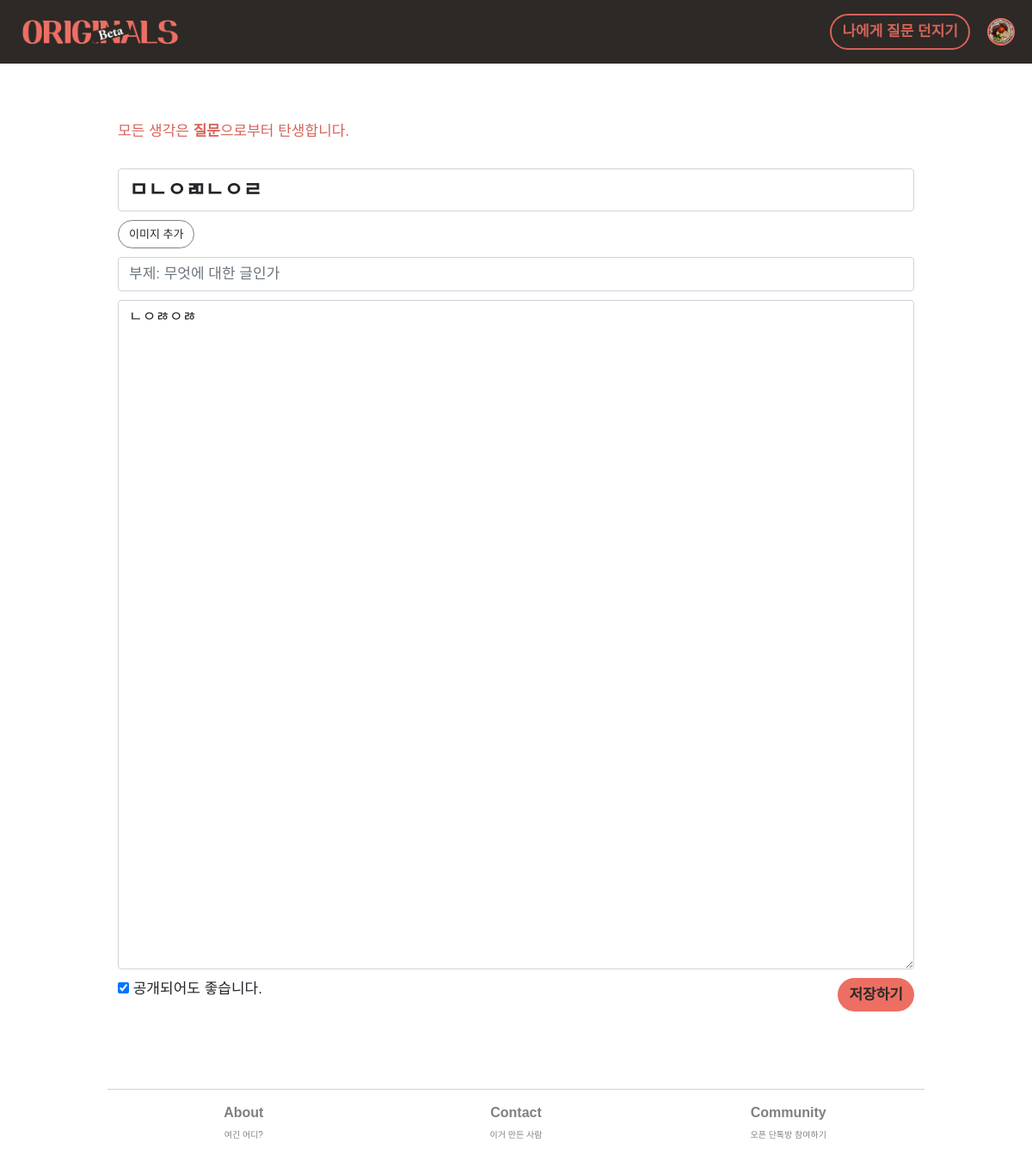
The page /self-answer/edit/5 (signed in) on the database as committed earlier.
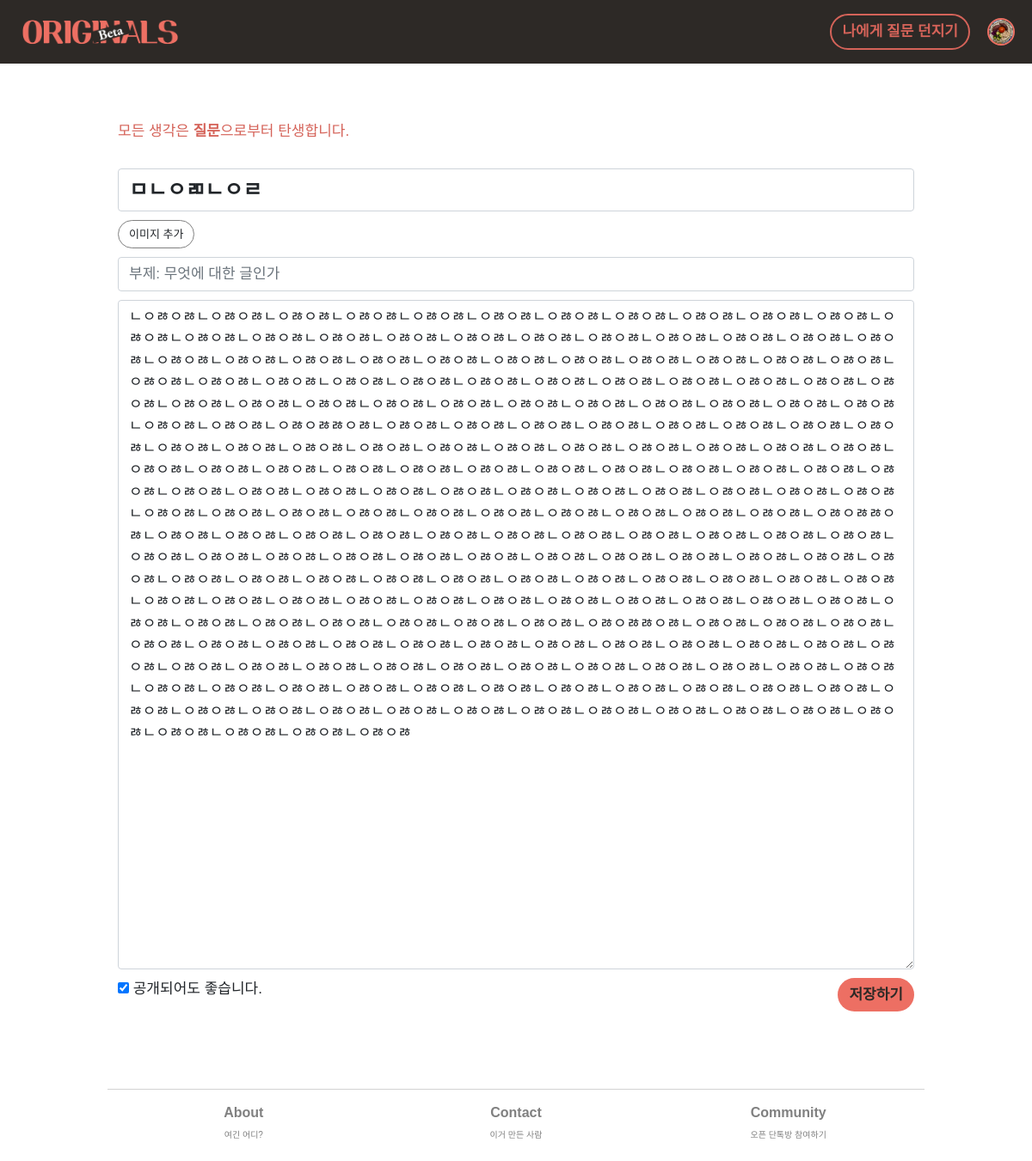
The same page on the database as committed later.
### main/models.py (models this page shows, shortened)
class AnswersForFromSelf(models.Model):
    objects = models.Manager()
    type = models.CharField(max_length=10, default='self', blank=True)
    question_id = models.ForeignKey(QuestionsFromSelf, on_delete=models.CASCADE, related_name='answerforfromself', null=False, default=None)
    author_id = models.ForeignKey(User, on_delete=models.CASCADE, related_name='answerforfromself', null=False)
    subtitle = models.CharField(max_length=100, blank=True)
    body = models.CharField(max_length=10000, blank=True) # 답변을 하지 않고 저장하는 경우--null=True 필요없나?
    image = models.ImageField(null=True, blank=True, upload_to='answer_img')
    created_at = models.DateField(auto_now_add=True)
    updated_at = models.DateField(auto_now_add=False)
    created_at_time = models.DateTimeField(auto_now_add=True, null=True, blank=True)
    is_shared = models.BooleanField(default=True)
    on_magazine = models.BooleanField(default=False)

### main/views.py (the view)
# urls.py: path('self-answer/edit/<int:ans_self_id>', views.update_ans_self, name="update-answer-from-myself"),
@login_required(login_url="/login")
def update_ans_self(request, ans_self_id):
    navbar_context = navbar(request)
    ans_to_update = AnswersForFromSelf.objects.get(id = ans_self_id)
    ques_to_update = QuestionsFromSelf.objects.get(id=ans_to_update.question_id.id)
    ques_form = QuestionsFromSelfForm(request.POST, request.FILES)
    ans_form = AnswersForFromSelfForm(request.POST, request.FILES)
    if request.method == 'POST':
        if ques_form.is_valid():
            ques_instance = ques_form.save(commit=False)
            ques_to_update.title = ques_instance.title
            if ques_instance.image:
                ques_to_update.image = ques_instance.image
            else:
                pass
            ques_to_update.save()
        if ans_form.is_valid():
            ans_instance = ans_form.save(commit=False)
            ans_to_update.updated_at = str(today)
            ans_to_update.subtitle = ans_instance.subtitle
            ans_to_update.body = ans_instance.body
            ans_to_update.is_shared = ans_instance.is_shared
            ans_to_update.save()
            ans_self_id = ans_to_update.id
        return redirect('/self-answer/{ans_id}'.format(ans_id=ans_self_id))
    else:
        mode = 'update'
        ques_form = QuestionsFromSelfForm(instance=ques_to_update)
        ans_form = AnswersForFromSelfForm(instance=ans_to_update)
        pre_context = {
            'ques_form' : ques_form,
            'ans_form' : ans_form,
            'mode' : mode,
        }
        context = {**pre_context, **navbar_context}
        return render(request, 'main/C_ans_self.html', context)

### main/forms.py
class QuestionsFromSelfForm(forms.ModelForm):
    title = forms.CharField(label="", required=False, widget=forms.TextInput( ## Validation은 클라에서 진행
        attrs={
            'placeholder' : '내가 나에게 던지는 질문',
        }))
    image = forms.ImageField(label="", required=False)
    class Meta:
        model = QuestionsFromSelf
        fields = ('title', 'image')

class AnswersForFromSelfForm(forms.ModelForm):
    subtitle = forms.CharField(label="", required=False, widget=forms.TextInput(
        attrs={
            'placeholder' : '부제: 무엇에 대한 글인가',
            'style':'font-size:1.063rem;'
        }
    ))
    body = forms.CharField(label="", required=False, widget=forms.Textarea(
        attrs={
            'placeholder' : '나의 생각이 곧 나의 정답',
            'style':'font-size:1.063rem;',
            'rows' : 30
        }
    ))
    is_shared =forms.BooleanField(label="", required=False)
    class Meta:
        model = AnswersForFromSelf
        fields = ('subtitle', 'body', 'is_shared')

### main/templates/main/C_ans_self.html (shortened to what this page needs)
{% extends 'main/base.html' %}
{% load crispy_forms_tags %}
{% block content %}
<div class="row-h-80"></div>
<div class="row">
    <div class="col">
        <div class="text-m bold" style="color:#d56359;">모든 생각은 <span class="bolder">질문</span>으로부터 탄생합니다.</div>
    </div>
</div>
{% if mode == 'create' %}
<div class="row">
    <div class="col">
        <form method='post' class='form-group' onsubmit="return validateForm()"enctype='multipart/form-data'> {% csrf_token %}
            <div class="row">
                <div class="col text-l" id='input-self-title'>
                    {{ques_form.title|as_crispy_field}}
                </div>
            </div>
            <div class="row">
                <div class="col left">
                    <button type='button' onclick="ShowImageField()" class="btn btn-menial" id='show_img_field'>이미지 추가</button>
                    {{ques_form.image|as_crispy_field}}
                </div>
            </div>
            <div class="row">
                <div class="col text-s">
                    {{ans_form.subtitle|as_crispy_field}}
                </div>
            </div>
            <div class="row">
                <div class="col text-s textbunch">
                    {{ans_form.body|as_crispy_field}}
                </div>
            </div>
            <div class="row">
                <div class="col-6 left text-m">
                    {{ans_form.is_shared}} 공개되어도 좋습니다.
                </div>
                <div class="col-6 right">
                    <button class='btn btn-primary' type="submit">저장하기</button>
                </div>
            </div>
        </form>
    </div>
</div>
{% elif mode == 'update' %}
<div class="row">
    <div class="col">
        <form method='post' class='form-group' onsubmit="return validateForm()"enctype='multipart/form-data'> {% csrf_token %}
            <div class="row">
                <div class="col text-s">
                    {{ques_form.title|as_crispy_field}}
                </div>
            </div>
            <div class="row">
                <div class="col left">
                    <button type='button' onclick="ShowImageField()" class="btn btn-menial" id='show_img_field'>이미지 추가</button>
                </div>
            </div>
            <div class="row">
                <div class="col text-s">
                    {{ans_form.subtitle|as_crispy_field}}
                </div>
            </div>
            <div class="row">
                <div class="col text-s textbunch">
                    {{ans_form.body|as_crispy_field}}
                </div>
            </div>
            <div class="row">
                <div class="col-6 left text-m">
                    {{ans_form.is_shared}} 공개되어도 좋습니다.
                </div>
                <div class="col-6 right">
                    <button class='btn btn-primary' type="submit">저장하기</button>
                </div>
            </div>
        </form>
    </div>
</div>
{% endif %}
{% endblock %}

Rows that differ between the two databases and show on the page:
changed AnswersForFromSelf: body "ㄴㅇㅀㅇㅀ" → "ㄴㅇㅀㅇㅀㄴㅇㅀㅇㅀㄴㅇㅀㅇㅀㄴㅇㅀㅇㅀㄴㅇㅀㅇㅀㄴㅇㅀㅇㅀㄴㅇㅀㅇㅀㄴㅇㅀㅇㅀㄴㅇㅀㅇㅀㄴㅇㅀㅇㅀㄴㅇㅀㅇㅀㄴㅇㅀㅇㅀㄴㅇㅀㅇㅀㄴㅇㅀㅇㅀㄴㅇㅀㅇㅀㄴㅇㅀㅇㅀㄴㅇㅀㅇㅀㄴㅇㅀㅇㅀㄴㅇㅀㅇㅀㄴㅇㅀㅇㅀㄴㅇㅀㅇㅀㄴㅇㅀㅇㅀㄴㅇㅀㅇㅀㄴㅇㅀㅇㅀㄴㅇㅀㅇㅀㄴㅇㅀㅇㅀㄴㅇㅀㅇㅀㄴㅇㅀㅇㅀㄴㅇㅀㅇㅀㄴㅇㅀㅇㅀㄴㅇㅀㅇㅀㄴㅇㅀㅇㅀㄴㅇㅀㅇㅀㄴㅇㅀㅇㅀㄴㅇㅀㅇㅀㄴㅇㅀㅇㅀㄴㅇㅀㅇㅀㄴㅇㅀㅇㅀㄴㅇㅀㅇㅀㄴㅇㅀㅇㅀㄴㅇㅀㅇㅀㄴㅇㅀㅇㅀㄴㅇㅀㅇㅀㄴㅇㅀㅇㅀㄴㅇㅀㅇㅀㄴㅇㅀㅇㅀㄴㅇㅀㅇㅀㄴㅇㅀㅇㅀㄴㅇㅀㅇㅀㄴㅇㅀㅇㅀㄴㅇㅀㅇㅀㄴㅇㅀㅇㅀㄴㅇㅀㅇㅀㄴㅇㅀㅇㅀㄴㅇㅀㅇㅀㄴㅇㅀㅇㅀㄴㅇㅀㅇㅀㄴㅇㅀㅇㅀㄴㅇㅀㅇㅀㄴㅇㅀㅇㅀㅀㅇㅀㄴㅇㅀㅇㅀㄴㅇㅀㅇㅀㄴㅇㅀㅇㅀㄴㅇㅀㅇㅀㄴㅇㅀㅇㅀㄴㅇㅀㅇㅀㄴㅇㅀㅇㅀㄴㅇㅀㅇㅀㄴㅇㅀㅇㅀㄴㅇㅀㅇㅀㄴㅇㅀㅇㅀㄴㅇㅀㅇㅀㄴㅇㅀㅇㅀㄴㅇㅀㅇㅀㄴㅇㅀㅇㅀㄴㅇㅀㅇㅀㄴㅇㅀㅇㅀㄴㅇㅀㅇㅀㄴㅇㅀㅇㅀㄴㅇㅀㅇㅀㄴㅇㅀㅇㅀㄴㅇㅀㅇㅀㄴㅇㅀㅇㅀㄴㅇㅀㅇㅀㄴㅇㅀㅇㅀㄴㅇㅀㅇㅀㄴㅇㅀㅇㅀㄴㅇㅀㅇㅀㄴㅇㅀㅇㅀㄴㅇㅀㅇㅀㄴㅇㅀㅇㅀㄴㅇㅀㅇㅀㄴㅇㅀㅇㅀㄴㅇㅀㅇㅀㄴㅇㅀㅇㅀㄴㅇㅀㅇㅀㄴㅇㅀㅇㅀㄴㅇㅀㅇㅀㄴㅇㅀㅇㅀㄴㅇㅀㅇㅀㄴㅇㅀㅇㅀㄴㅇㅀㅇㅀㄴㅇㅀㅇㅀㄴㅇㅀㅇㅀㄴㅇㅀㅇㅀㄴㅇㅀㅇㅀㄴㅇㅀㅇㅀㄴㅇㅀㅇㅀㄴㅇㅀㅇㅀㄴㅇㅀㅇㅀㄴㅇㅀㅇㅀㄴㅇㅀㅇㅀㄴㅇㅀㅇㅀㅀㅇㅀㄴㅇㅀㅇㅀㄴㅇㅀㅇㅀㄴㅇㅀㅇㅀㄴㅇㅀㅇㅀㄴㅇㅀㅇㅀㄴㅇㅀㅇㅀㄴㅇㅀㅇㅀㄴㅇㅀㅇㅀㄴㅇㅀㅇㅀㄴㅇㅀㅇㅀㄴㅇㅀㅇㅀㄴㅇㅀㅇㅀㄴㅇㅀㅇㅀㄴㅇㅀㅇㅀㄴㅇㅀㅇㅀㄴㅇㅀㅇㅀㄴㅇㅀㅇㅀㄴㅇㅀㅇㅀㄴㅇㅀㅇㅀㄴㅇㅀㅇㅀㄴㅇㅀㅇㅀㄴㅇㅀㅇㅀㄴㅇㅀㅇㅀㄴㅇㅀㅇㅀㄴㅇㅀㅇㅀㄴㅇㅀㅇ…"
